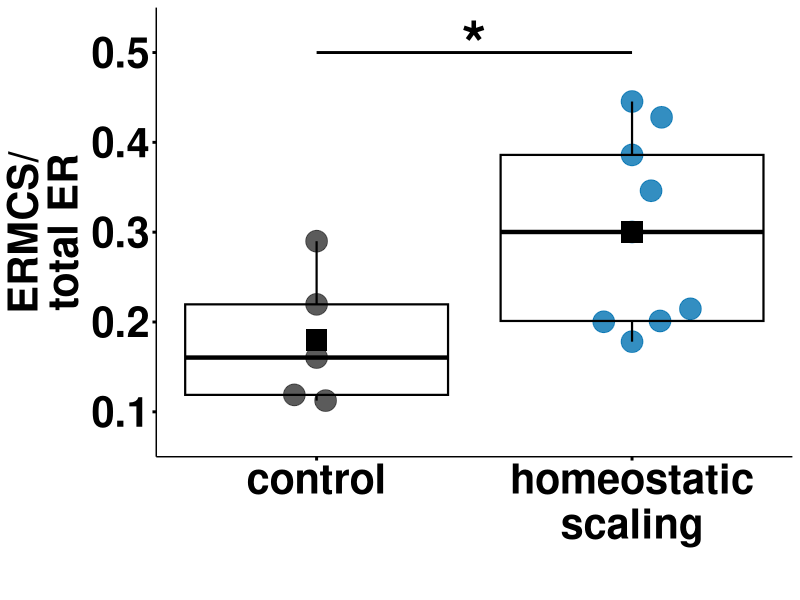
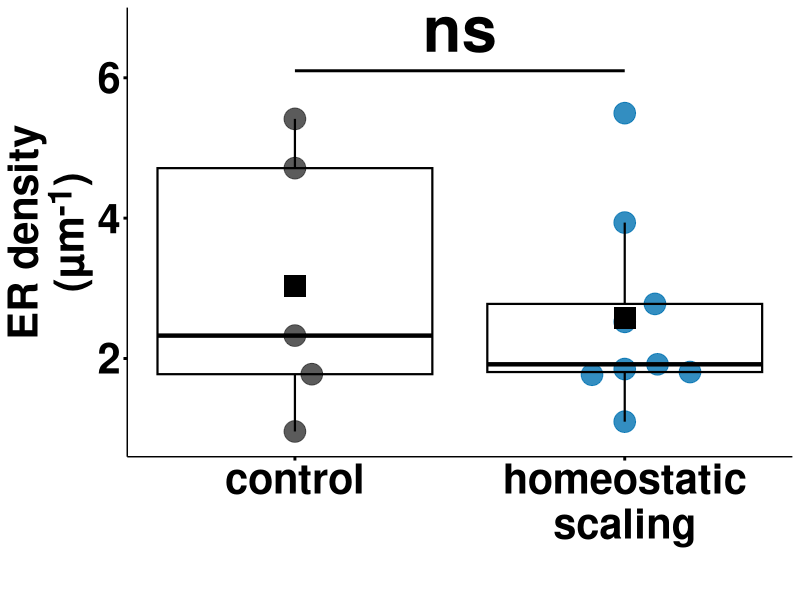
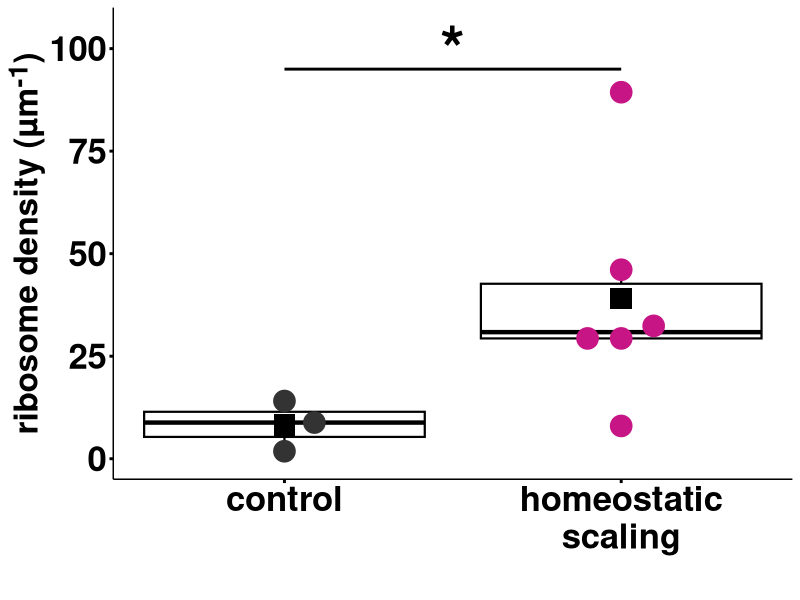
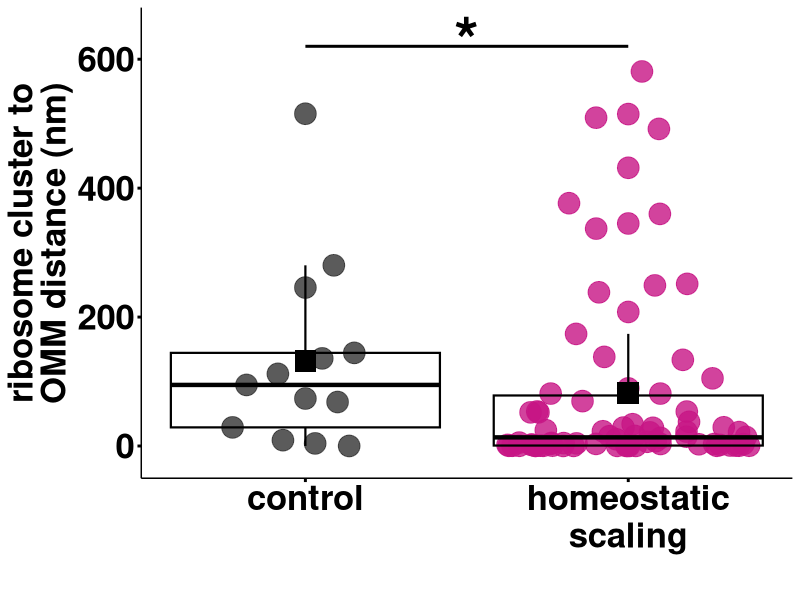

The R script that drew these images, in order:
## ---- chunk 1

# Global chunk options: hide messages & warnings everywhere
knitr::opts_chunk$set(
	echo = TRUE,
	message = FALSE,
	warning = FALSE
)
## ---- chunk 2
# === Libraries ===
library(dplyr)
library(readr)
library(ggplot2)
library(ggbeeswarm)
library(rstatix)
library(car)        # for Levene's test
library(ggtext)     # for element_markdown()

# === Read and prepare data ===
Density <- read_csv("./ERMCS_Ribo_density.csv")
Density %>% arrange(Condition, Dish, Cell, Mito_ID)

# === Mito per condition (check) ===
Density %>%
  count(Condition, name = "n_mito")


# === Normality and test selection ===
if (TRUE) {
  
  # 1. Shapiro-Wilk test for normality per group
  shapiro_results <- Density %>%
    group_by(Condition) %>%
    summarise(
      shapiro_p = shapiro.test(ERMCS_den)$p.value,
      .groups = "drop"
    )
  shapiro_results
  
  # 2. If all groups pass Shapiro -> check variance with Levene
  if (all(shapiro_results$shapiro_p > 0.05)) {
    levene <- leveneTest(ERMCS_den ~ Condition, data = Density, center = median)
    levene
    
    # 3a. Equal variances -> Student’s t-test
    if (levene$`Pr(>F)`[1] > 0.05) {
      stat_res <- t.test(ERMCS_den ~ Condition, data = Density, var.equal = TRUE)
      test_used <- "Student's t-test"
      
    # 3b. Unequal variances -> Welch’s t-test
    } else {
      stat_res <- t.test(ERMCS_den ~ Condition, data = Density, var.equal = FALSE)
      test_used <- "Welch's t-test"
    }
    
  # 4. If any group fails Shapiro -> Wilcoxon rank-sum
  } else {
    stat_res <- wilcox.test(ERMCS_den ~ Condition, data = Density, exact = FALSE)
    test_used <- "Wilcoxon rank-sum test"
  }
  
  # Output
  test_used
  stat_res
}

# === Prepare data for plotting ===
spacing_map <- c("Control" = 1, "TTX" = 2.2)
Density <- Density %>%
  filter(Condition %in% names(spacing_map)) %>%
  mutate(
    x_pos = spacing_map[Condition],
    Condition = factor(Condition, levels = c("Control", "TTX"))
  )

# === Build annotation (stars) ===
pval <- stat_res$p.value
p.signif <- case_when(
  pval < 0.0001 ~ "****",
  pval < 0.001  ~ "***",
  pval < 0.01   ~ "**",
  pval < 0.05   ~ "*",
  TRUE          ~ "ns"
)

test_results <- tibble(
  group1_x = spacing_map["Control"],
  group2_x = spacing_map["TTX"],
  y.position = 0.5,
  p.signif = p.signif
)

# === Final plot ===
ggplot(Density, aes(x = x_pos, y = ERMCS_den, color = Condition)) +
  geom_beeswarm(cex = 10, priority = "random", size = 7, alpha = 0.8, corral = "random") +
  geom_boxplot(aes(group = x_pos), fill = NA, width = 1,
               outlier.shape = NA, size = 0.75, color = "black") +
  stat_summary(fun = mean, geom = "point", shape = 15, size = 7, color = "black") +
  geom_segment(data = test_results,
               aes(x = group1_x, xend = group2_x, y = y.position, yend = y.position),
               inherit.aes = FALSE, size = 1, color = "black") +
  geom_text(data = test_results,
            aes(x = (group1_x + group2_x)/2, y = y.position + 0.01, label = p.signif),
            inherit.aes = FALSE, size = 16, fontface = "bold") +
  scale_x_continuous(breaks = c(1, 2.2),
                     labels = c("control", "homeostatic\nscaling")) +
  scale_color_manual(values = c("grey20", "#0072B2")) +
  scale_y_continuous(
    breaks = c(0.1, 0.2, 0.3, 0.4, 0.5),
    expand = c(0, 0),
    limits = c(0.05, 0.55)
  ) +
  labs(x = "", y = "ERMCS/<br>total ER") +
  theme_classic() +
  theme(
    axis.title.y = element_markdown(),
    panel.grid = element_blank(),
    panel.background = element_rect(fill = "transparent"),
    plot.background = element_rect(fill = "transparent", color = NA),
    legend.position = "none",
    text = element_text(size = 30, color = "black", face = "bold"),
    axis.text.x = element_text(size = 30, face = "bold", color = "black"),
    axis.text.y = element_text(size = 30, face = "bold", color = "black"),
    axis.ticks = element_line(size = 1, color = "black"),
    axis.line = element_line(size = 0.5, colour = "black")
  )

## ---- chunk 3
# === Read and prepare data ===
Density <- read_csv("./ERMCS_Ribo_density.csv")

# === Mito per condition (check) ===
Density %>%
  count(Condition, name = "n_mito")


# === Normality and test selection ===
if (TRUE) {
  
  # 1. Shapiro-Wilk test for normality per group
  shapiro_results <- Density %>%
    group_by(Condition) %>%
    summarise(
      shapiro_p = shapiro.test(ER_den)$p.value,
      .groups = "drop"
    )
  shapiro_results
  
  # 2. If all groups pass Shapiro -> check variance with Levene
  if (all(shapiro_results$shapiro_p > 0.05)) {
    levene <- leveneTest(ER_den ~ Condition, data = Density, center = median)
    levene
    
    # 3a. Equal variances -> Student’s t-test
    if (levene$`Pr(>F)`[1] > 0.05) {
      stat_res <- t.test(ER_den ~ Condition, data = Density, var.equal = TRUE)
      test_used <- "Student's t-test"
      
    # 3b. Unequal variances -> Welch’s t-test
    } else {
      stat_res <- t.test(ER_den ~ Condition, data = Density, var.equal = FALSE)
      test_used <- "Welch's t-test"
    }
    
  # 4. If any group fails Shapiro -> Wilcoxon rank-sum
  } else {
    stat_res <- wilcox.test(ER_den ~ Condition, data = Density, exact = FALSE)
    test_used <- "Wilcoxon rank-sum test"
  }
  
  # Output
  test_used
  stat_res
}

# === Prepare data for plotting ===
spacing_map <- c("Control" = 1, "TTX" = 2.2)
Density <- Density %>%
  filter(Condition %in% names(spacing_map)) %>%
  mutate(
    x_pos = spacing_map[Condition],
    Condition = factor(Condition, levels = c("Control", "TTX"))
  )

# === Build annotation (stars) ===
pval <- stat_res$p.value
p.signif <- case_when(
  pval < 0.0001 ~ "****",
  pval < 0.001  ~ "***",
  pval < 0.01   ~ "**",
  pval < 0.05   ~ "*",
  TRUE          ~ "ns"
)

test_results <- tibble(
  group1_x = spacing_map["Control"],
  group2_x = spacing_map["TTX"],
  y.position = 6.1,
  p.signif = p.signif
)

# === Final plot ===
ggplot(Density, aes(x = x_pos, y = ER_den, color = Condition)) +
  geom_beeswarm(cex = 10, priority = "random", size = 7, alpha = 0.8, corral = "random") +
  geom_boxplot(aes(group = x_pos), fill = NA, width = 1,
               outlier.shape = NA, size = 0.75, color = "black") +
  stat_summary(fun = mean, geom = "point", shape = 15, size = 7, color = "black") +
  geom_segment(data = test_results,
               aes(x = group1_x, xend = group2_x, y = y.position, yend = y.position),
               inherit.aes = FALSE, size = 1, color = "black") +
  geom_text(data = test_results,
            aes(x = (group1_x + group2_x)/2, y = y.position + 0.6, label = p.signif),
            inherit.aes = FALSE, size = 16, fontface = "bold") +
  scale_x_continuous(breaks = c(1, 2.2),
                     labels = c("control", "homeostatic\nscaling")) +
  scale_color_manual(values = c("grey20", "#0072B2")) +
  scale_y_continuous(
    breaks = c(2, 4, 6),
    expand = c(0, 0),
    limits = c(0.6, 7)
  ) +
  labs(x = "", y = "ER density<br>(&micro;m<sup>-1</sup>)") +
  theme_classic() +
  theme(
    axis.title.y = element_markdown(),
    panel.grid = element_blank(),
    panel.background = element_rect(fill = "transparent"),
    plot.background = element_rect(fill = "transparent", color = NA),
    legend.position = "none",
    text = element_text(size = 30, color = "black", face = "bold"),
    axis.text.x = element_text(size = 30, face = "bold", color = "black"),
    axis.text.y = element_text(size = 30, face = "bold", color = "black"),
    axis.ticks = element_line(size = 1, color = "black"),
    axis.line = element_line(size = 0.5, colour = "black")
  )

## ---- chunk 4
# === Read and prepare data ===
Density <- read_csv("./ERMCS_Ribo_density.csv") %>%drop_na()

# === Mito per condition (check) ===
Density %>%
  count(Condition, name = "n_mito")


# === Normality and test selection ===
if (TRUE) {
  
  # 1. Shapiro-Wilk test for normality per group
  shapiro_results <- Density %>%
    group_by(Condition) %>%
    summarise(
      shapiro_p = shapiro.test(Ribo_den)$p.value,
      .groups = "drop"
    )
  shapiro_results
  
  # 2. If all groups pass Shapiro -> run Welch’s t-test
  if (all(shapiro_results$shapiro_p > 0.05)) {
    levene <- leveneTest(Ribo_den ~ Condition, data = Density, center = median)
    levene
    
    stat_res <- t.test(Ribo_den ~ Condition, data = Density, var.equal = FALSE)
    test_used <- "Welch's t-test"
    
  # 3. If any group fails Shapiro -> Wilcoxon rank-sum
  } else {
    stat_res <- wilcox.test(Ribo_den ~ Condition, data = Density, exact = FALSE)
    test_used <- "Wilcoxon rank-sum test"
  }
  
  # Output
  test_used
  stat_res
}


# === Prepare data for plotting ===
spacing_map <- c("Control" = 1, "TTX" = 2.2)
Density <- Density %>%
  filter(Condition %in% names(spacing_map)) %>%
  mutate(
    x_pos = spacing_map[Condition],
    Condition = factor(Condition, levels = c("Control", "TTX"))
  )

# === Build annotation (stars) ===
pval <- stat_res$p.value
p.signif <- case_when(
  pval < 0.0001 ~ "****",
  pval < 0.001  ~ "***",
  pval < 0.01   ~ "**",
  pval < 0.05   ~ "*",
  TRUE          ~ "ns"
)

test_results <- tibble(
  group1_x = spacing_map["Control"],
  group2_x = spacing_map["TTX"],
  y.position = 95,
  p.signif = p.signif
)

# === Final plot ===
ggplot(Density, aes(x = x_pos, y = Ribo_den, color = Condition)) +
  geom_boxplot(aes(group = x_pos), fill = NA, width = 1,
               outlier.shape = NA, size = 0.75, color = "black") +
  geom_beeswarm(cex = 10, priority = "random", size = 7, alpha = 1, corral = "random") +
  stat_summary(fun = mean, geom = "point", shape = 15, size = 7, color = "black") +
  geom_segment(data = test_results,
               aes(x = group1_x, xend = group2_x, y = y.position, yend = y.position),
               inherit.aes = FALSE, size = 1, color = "black") +
  geom_text(data = test_results,
            aes(x = (group1_x + group2_x)/2, y = y.position + 5, label = p.signif),
            inherit.aes = FALSE, size = 16, fontface = "bold") +
  scale_x_continuous(breaks = c(1, 2.2),
                     labels = c("control", "homeostatic\nscaling")) +
  scale_color_manual(values = c("grey20", "#C71585")) +
  scale_y_continuous(
    breaks = c(0, 25, 50, 75, 100),
    expand = c(0, 0),
    limits = c(-5, 110)
  ) +
  labs(x = "", y = "ribosome density (&micro;m<sup>-1</sup>)") +
  theme_classic() +
  theme(
    axis.title.y = element_markdown(),
    panel.grid = element_blank(),
    panel.background = element_rect(fill = "transparent"),
    plot.background = element_rect(fill = "transparent", color = NA),
    legend.position = "none",
    text = element_text(size = 24, color = "black", face = "bold"),
    axis.text.x = element_text(size = 25, face = "bold", color = "black"),
    axis.text.y = element_text(size = 25, face = "bold", color = "black"),
    axis.ticks = element_line(size = 1, color = "black"),
    axis.line = element_line(size = 0.5, colour = "black")
  )

## ---- chunk 5
# === Read and prepare data ===
Density <- read_csv("./Ribo_distance.csv")
Density %>% arrange(Condition, Mito_ID)

# === Clusters per condition (check) ===
Density %>%
  count(Condition, name = "n_clusters")


# === Normality and test selection ===
if (TRUE) {
  
  # 1. Shapiro-Wilk test for normality per group
  shapiro_results <- Density %>%
    group_by(Condition) %>%
    summarise(
      shapiro_p = shapiro.test(surface_dist)$p.value,
      .groups = "drop"
    )
  shapiro_results
  
  # 2. If all groups pass Shapiro -> check variance with Levene
  if (all(shapiro_results$shapiro_p > 0.05)) {
    levene <- leveneTest(surface_dist ~ Condition, data = Density, center = median)
    levene
    
    # 3a. Equal variances -> Student’s t-test
    if (levene$`Pr(>F)`[1] > 0.05) {
      stat_res <- t.test(surface_dist ~ Condition, data = Density, var.equal = TRUE)
      test_used <- "Student's t-test"
      
    # 3b. Unequal variances -> Welch’s t-test
    } else {
      stat_res <- t.test(surface_dist ~ Condition, data = Density, var.equal = FALSE)
      test_used <- "Welch's t-test"
    }
    
  # 4. If any group fails Shapiro -> Wilcoxon rank-sum
  } else {
    stat_res <- wilcox.test(surface_dist ~ Condition, data = Density, exact = FALSE)
    test_used <- "Wilcoxon rank-sum test"
  }
  
  # Output
  test_used
  stat_res
}

# === Prepare data for plotting ===
spacing_map <- c("Control" = 1, "TTX" = 2.2)
Density <- Density %>%
  filter(Condition %in% names(spacing_map)) %>%
  mutate(
    x_pos = spacing_map[Condition],
    Condition = factor(Condition, levels = c("Control", "TTX"))
  )

# === Build annotation (stars) ===
pval <- stat_res$p.value
p.signif <- case_when(
  pval < 0.0001 ~ "****",
  pval < 0.001  ~ "***",
  pval < 0.01   ~ "**",
  pval < 0.05   ~ "*",
  TRUE          ~ "ns"
)

test_results <- tibble(
  group1_x = spacing_map["Control"],
  group2_x = spacing_map["TTX"],
  y.position = 620,
  p.signif = p.signif
)

# === Final plot ===
ggplot(Density, aes(x = x_pos, y = surface_dist, color = Condition)) +
  geom_beeswarm(cex = 10, priority = "random", size = 7, alpha = 0.8, corral = "random") +
  geom_boxplot(aes(group = x_pos), fill = NA, width = 1,
               outlier.shape = NA, size = 0.75, color = "black") +
  stat_summary(fun = mean, geom = "point", shape = 15, size = 7, color = "black") +
  geom_segment(data = test_results,
               aes(x = group1_x, xend = group2_x, y = y.position, yend = y.position),
               inherit.aes = FALSE, size = 1, color = "black") +
  geom_text(data = test_results,
            aes(x = (group1_x + group2_x)/2, y = y.position + 10, label = p.signif),
            inherit.aes = FALSE, size = 16, fontface = "bold") +
  scale_x_continuous(breaks = c(1, 2.2),
                     labels = c("control", "homeostatic\nscaling")) +
  scale_color_manual(values = c("grey20", "#C71585")) +
  scale_y_continuous(
    breaks = c(0, 200, 400, 600),
    expand = c(0, 0),
    limits = c(-50, 680)
  ) +
  labs(x = "", y = "ribosome cluster to<br>OMM distance (nm)") +
  theme_classic() +
  theme(
    axis.title.y = element_markdown(),
    panel.grid = element_blank(),
    panel.background = element_rect(fill = "transparent"),
    plot.background = element_rect(fill = "transparent", color = NA),
    legend.position = "none",
    text = element_text(size = 25, color = "black", face = "bold"),
    axis.text.x = element_text(size = 25, face = "bold", color = "black"),
    axis.text.y = element_text(size = 25, face = "bold", color = "black"),
    axis.ticks = element_line(size = 1, color = "black"),
    axis.line = element_line(size = 0.5, colour = "black")
  )
